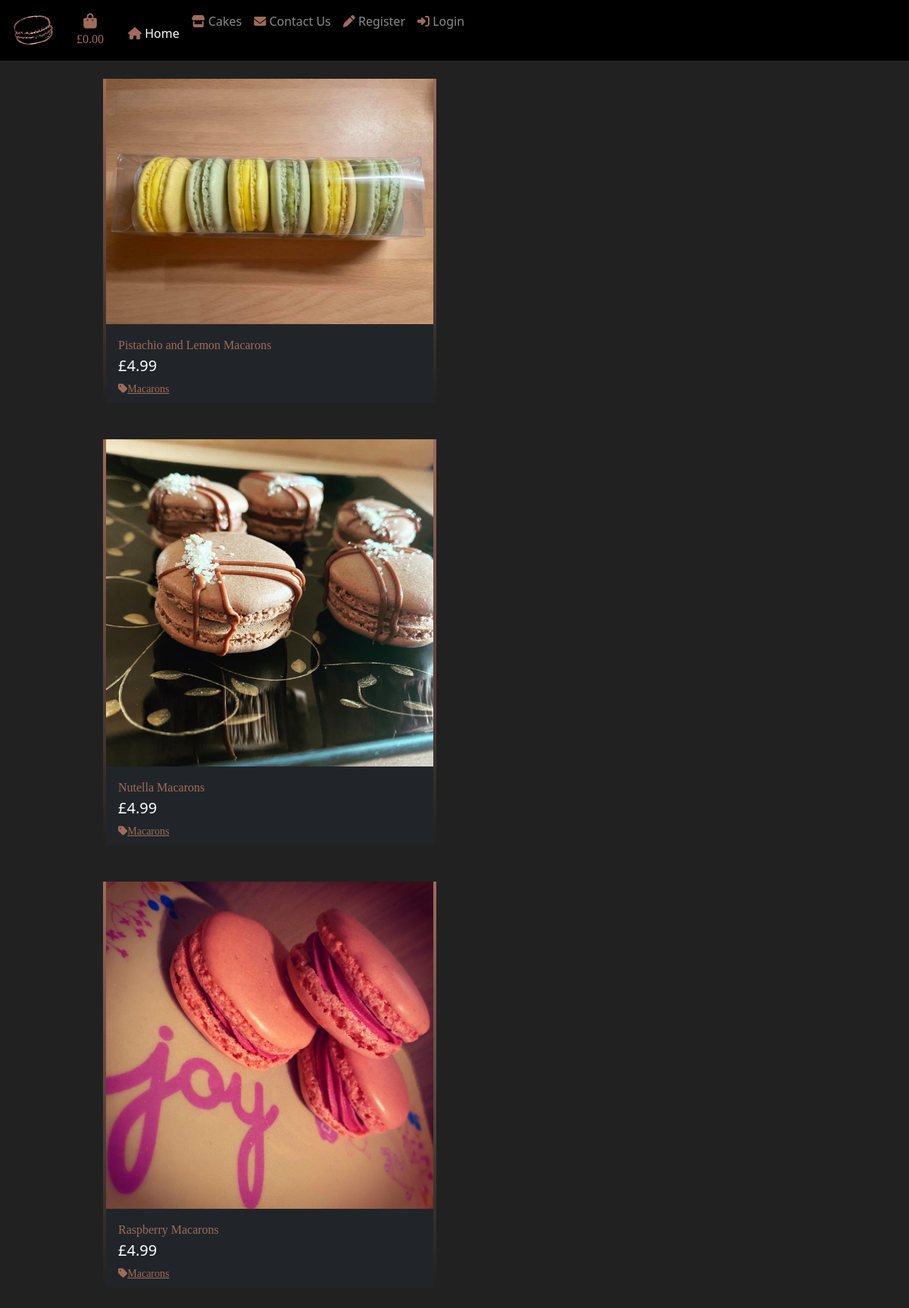
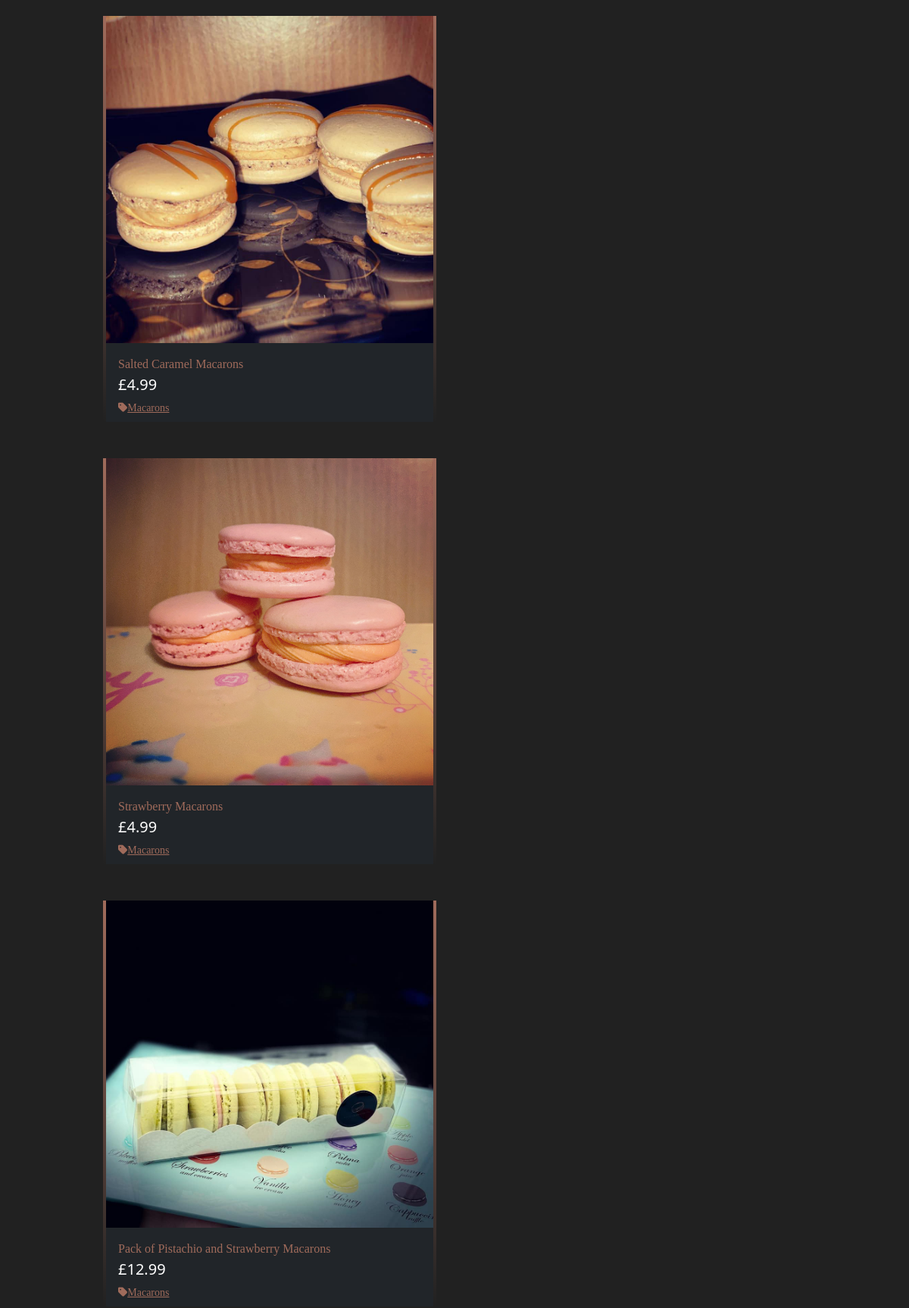
Screenshot of /cakes/ (upper part) with the database file from the repository (2 pictures, top to bottom).
### cakes/models.py (models this page shows, shortened)
class Cake(models.Model):
    category = models.ForeignKey(
        'Category', null=True, blank=True, on_delete=models.SET_NULL)
    sku = models.CharField(max_length=50, null=True, blank=True)
    name = models.CharField(max_length=150)
    description = models.TextField()
    flavours = models.CharField(max_length=50, null=True, blank=True)
    price = models.DecimalField(max_digits=6, decimal_places=2)
    image = models.ImageField(null=True, blank=True)

class Category(models.Model):
    class Meta:
        verbose_name_plural = 'Categories'
    name = models.CharField(max_length=150)
    friendly_name = models.CharField(max_length=150, null=True, blank=True)

### cakes/views.py (the view)
# urls.py: path('', views.all_cakes, name='cakes'),
def all_cakes(request):
    cakes = Cake.objects.all()
    categories = None
    if request.GET:
        cakes = cakes
    context = {'cakes': cakes}
    return render(request, 'cakes.html', context)

### bag/context.py (called while the page is built, shortened)
def bag_contents(request):
    bag_contents = []
    total = 0
    cake_count = 0
    bag = request.session.get('bag', {})
    if total < settings.FREE_DELIVERY:
        delivery_fee = total * Decimal(settings.DELIVERY_PERCENTAGE/100)
        free_delivery_delta = settings.FREE_DELIVERY - total
    else:
        delivery_fee = 0
        free_delivery_delta = 0
    order_total = delivery_fee + total
    context = {
        'bag_contents': bag_contents,
        'total': total,
        'cake_count': cake_count,
        'delivery_fee': delivery_fee,
        'free_delivery': settings.FREE_DELIVERY,
        'free_delivery_delta': free_delivery_delta,
        'order_total': order_total,
    }
    return context

### cakes/templates/cakes.html (shortened to what this page needs)
{% extends "base.html" %}
{% load static %}
{% block content %}
{% for cake in cakes %}
<div class="remove-bg"></div>
<div class="container col-10 offset-1">
    <div class="container">
        <div class="row">
            <div class="col-sm-6 p-2 col-md-6 col-lg-md-4 col-xl-md-3 p-lg-4">
                <div class="card h-100 rounded-0">{% if cake.image %}
                    <a href="{% url 'cake_details' cake.id %}">
                        <img class="card-img-top img-fluid rounded-0" src="{{ cake.image.url }}" alt="{{ cake.name }}">
                    </a>
                    {% else %}
                    <a href="{% url 'cake_details' cake.id %}">
                        <img class="card-img-top img-fluid" src="{{ MEDIA_URL }}no_image.png" alt="{{ cake.name }}">
                    </a>
                    {% endif %}
                    <div class="card-body bg-dark text pb-0">
                        <p class="mb-0">{{ cake.name }}</p>
                    </div>
                    <div class="card-footer bg-dark pt-0 border-0 rounded-0 text-left">
                        <div class="row">
                            <div class="col">
                                <p class="lead mb-0 text-white text-left font-weight-bold">£{{ cake.price }}</p>
                                {% if cake.category %}
                                <p class="small mt-1 mb-0">
                                    <a class="text" href="#">
                                        <i class="fas fa-tag mr-1 text"></i>{{ cake.category.friendly_name }}
                                    </a>
                                </p>
                                {% endif %}
                            </div>
                        </div>
                    </div>
                </div>
            </div>
        </div>
    </div>
</div>
{% endfor %}
{% endblock %}

### static/css/base.css (style rules this page uses)
html { height: 100%; }
body { background: url('/media/macaron_background.png') fixed center center no-repeat; background-size: cover; height: calc(100vh - 164px); }
.remove-bg { height: 100%; width: 100%; top: 0; left: 0; position: fixed; background: #212121; z-index: -1; }
.card { border-width: 4px; border-style: solid; border-top: none; border-bottom: none; border-image: linear-gradient( to bottom, #A06B5B, #212121 ) 1 100%; }
.text { color: #A06B5B; font-family: Italic; }

### rows the page displays
Cake: image (picture), name "Pistachio and Lemon Macarons", price "4.99", category.friendly_name "Macarons"
Cake: image (picture), name "Nutella Macarons", price "4.99", category.friendly_name "Macarons"
Cake: image (picture), name "Raspberry Macarons", price "4.99", category.friendly_name "Macarons"
Cake: image (picture), name "Salted Caramel Macarons", price "4.99", category.friendly_name "Macarons"
Cake: image (picture), name "Strawberry Macarons", price "4.99", category.friendly_name "Macarons"
Cake: image (picture), name "Pack of Pistachio and Strawberry Macarons", price "12.99", category.friendly_name "Macarons"
